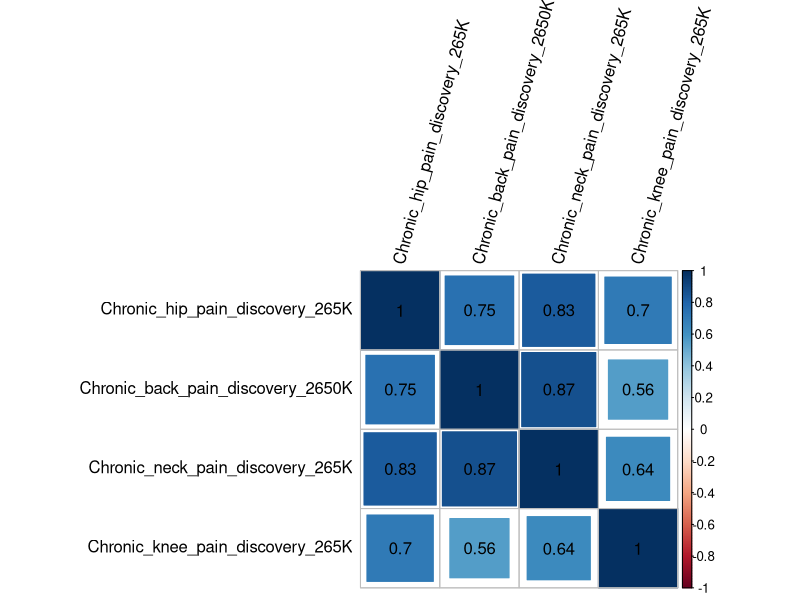
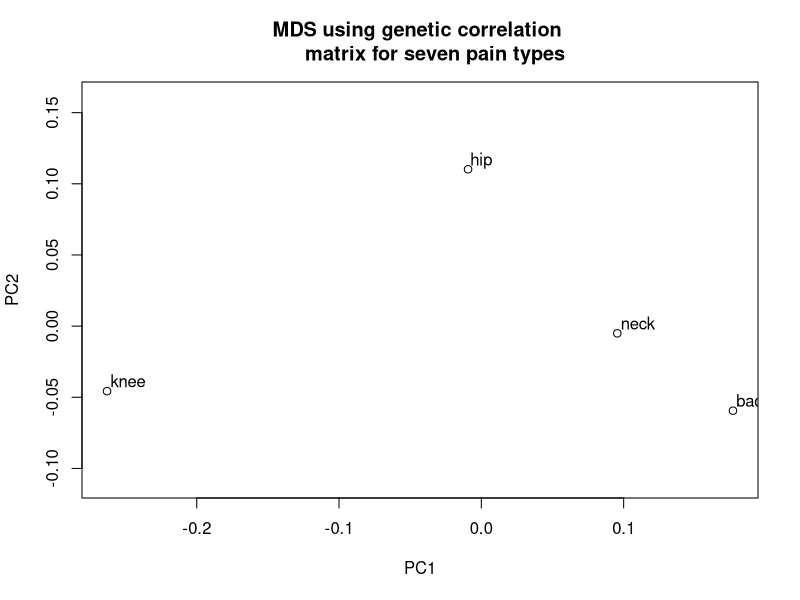

R code for these plots, in order:
######### LOAD DATA

#phenotypic correalations
phe=read.table("data/chron_corrs_disc.txt",header = T,row.names = 1)

#genotypic correalations
rgs_long=read.table("data/20181010_gene_cor_14_traits.csv",header=T,stringsAsFactors = F,sep=",")
trts=unique(c(rgs_long[,"trait_abbreviation_1"],rgs_long[,"trait_abbreviation_2"]))

#H2 values
h2_long=read.table("data/hereredity.csv",header=T,stringsAsFactors = F,sep=",")
tmp=rgs_long[rgs_long$gwas_id_1%in%h2_long$gwas_id,]
tmp=tmp[!duplicated(tmp$gwas_id_1),]
ind=match(h2_long$gwas_id,tmp$gwas_id_1)
tmp=tmp[ind,]
table(h2_long$gwas_id==tmp$gwas_id_1)

h2_long=cbind(h2_long,trait_abbreviation_1=tmp$trait_abbreviation_1)


#cleaning data
library(tidyr)


tmp=rgs_long[,c("trait_abbreviation_1","trait_abbreviation_2","rg")] %>% spread(trait_abbreviation_2,rg,fill=0)
rownames(tmp)=tmp[,1]
tmp=tmp[,-1]

tmp=cbind(t1=0,tmp)
colnames(tmp)[1]=trts[!trts%in%colnames(tmp)]

tmp=rbind(t2=0,tmp)
rownames(tmp)[1]=trts[!trts%in%rownames(tmp)]

tmp=tmp[trts,trts]

tmp_t=t(tmp)
tmp=tmp_t+tmp
diag(tmp)=1
rgs=tmp

tmp=rgs_long[,c("trait_abbreviation_1","trait_abbreviation_2","pval")] %>% spread(trait_abbreviation_2,pval,fill=0)
rownames(tmp)=tmp[,1]
tmp=tmp[,-1]

tmp=cbind(t1=0,tmp)
colnames(tmp)[1]=trts[!trts%in%colnames(tmp)]

tmp=rbind(t2=0,tmp)
rownames(tmp)[1]=trts[!trts%in%rownames(tmp)]

tmp=tmp[trts,trts]

tmp_t=t(tmp)
tmp=tmp_t+tmp
diag(tmp)=0
pvls=tmp

ind=c(8,9,10,11)
rgs=rgs[ind,ind]
pvls=pvls[ind,ind]
library(corrplot)
to_plot=as.matrix(rgs)
corrplot(corr = to_plot,method = "square",tl.col="black",p.mat = to_plot,insig = "p-value", sig.level = -1,tl.srt = 75)

#rgs[rgs>1]=1
#rgs[pvls>1e-3]=0
#rgs=as.matrix(rgs)


#l=hclust(d = as.dist(1-rgs))
#plot(l)
#to_plot=rgs[l$order[-(1:2)],l$order[-(1:2)]]

#library(corrplot)
#corrplot(corr = to_plot,method = "square",tl.col="black",p.mat = to_plot,insig = "p-value", sig.level = -1,tl.srt = 75)

phe=phe[c(1,2,6,3),c(1,2,6,3)]

colnames(phe)
h2_long$trait_abbreviation_1

colnames(rgs)
ind=c(2,3,4,1)
rgs=rgs[ind,ind]

traits=colnames(phe)

colnames(rgs)=rownames(rgs)=colnames(pvls)=rownames(pvls)=colnames(phe)


h2=h2_long[,"h2"]
names(h2)=colnames(rgs)


# caluclating covariances
rgs_cov=rgs*(sqrt(h2)%o%sqrt(h2))

env_cov=phe-rgs_cov
vare=diag(as.matrix(env_cov))
env_cor=env_cov*(sqrt(1/vare)%o%sqrt(1/vare))


#CMD SCALE
#library(plotly)


l=cmdscale(d=1-abs(rgs),k=2)
plot(x=l[,1],y=l[,2],xlab = "PC1",ylab ="PC2",main = "MDS using genetic correlation 
     matrix for seven pain types",asp=1)
text(x=l[,1],y=l[,2],labels = rownames(l),adj = c(-0.1,-0.3))



#### SAVING
rgs_cov=as.matrix(rgs_cov)
phe=as.matrix(phe)
save(file="data/gcov_phe_matrices.RData",list=c("phe","rgs_cov","pvls","h2_long"))

